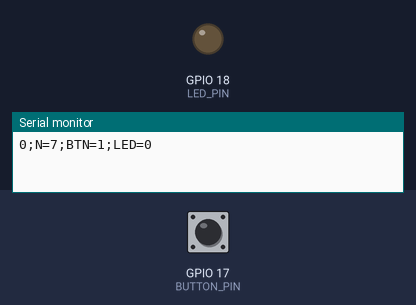
The sketch below on a simulated ESP32-S3. On the bench: output pins drawn as LEDs (lit = HIGH), the last lines printed to the serial monitor. Inputs (shaded band) come from the test bench; at power-on: GPIO 17 (BUTTON_PIN) HIGH.

Above: at 1.2 s.
1.3 s: GPIO 17 (BUTTON_PIN) pulled LOW for 0.15 s
At 1.37 s:
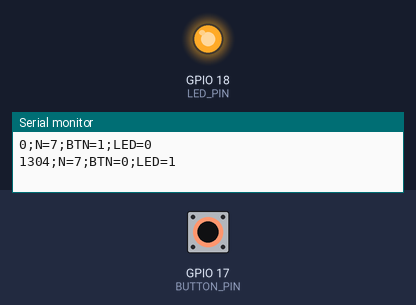
2.9 s: GPIO 17 (BUTTON_PIN) pulled LOW for 3.2 s
At 7.3 s:
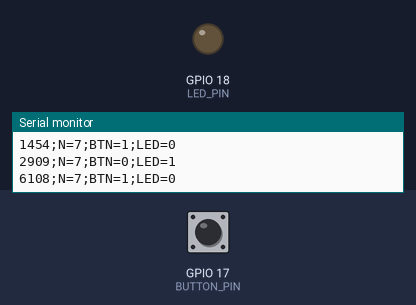
Timing chart, 0 to 8.8 s (numbered marks = the images above; inputs shaded):
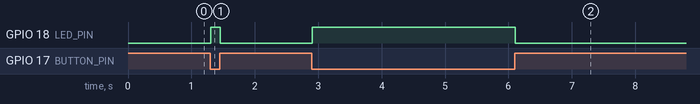

Measured:
- after the input at 1.3 s, GPIO 18 (LED_PIN): LOW → HIGH at once, → LOW 0.15 s later
- after the input at 2.9 s, GPIO 18 (LED_PIN): LOW → HIGH at once, → LOW 3.2 s later

The sketch:

03_Buton_N07.ino
```cpp
// SMMeH-L01-1.0-N07 | SMMeH | ESP32-S3
// Verifica GPIO pe pinout-ul placii exacte. Serial Monitor 115200.
#include <Arduino.h>
const int N = 7;
const int LED_PIN = 18;
const int BUTTON_PIN = 17;
const int DHT_PIN = 16;
const unsigned long T_ON = 1100UL;
const unsigned long T_OFF = 800UL;
const unsigned long T_SENSOR = 3000UL;
void setup() {
  pinMode(LED_PIN, OUTPUT);
  pinMode(BUTTON_PIN, INPUT_PULLUP);
  Serial.begin(115200);
}
void loop() {
  int raw = digitalRead(BUTTON_PIN);
  bool pressed = (raw == LOW);
  digitalWrite(LED_PIN, pressed ? HIGH : LOW);
  static int previous = -1;
  if (raw != previous) {
    Serial.printf("%lu;N=%d;BTN=%d;LED=%d\n", millis(), N, raw, pressed);
    previous = raw;
  }
  delay(10); // ritm bucla, NU algoritm complet anti-rebond
}
```
